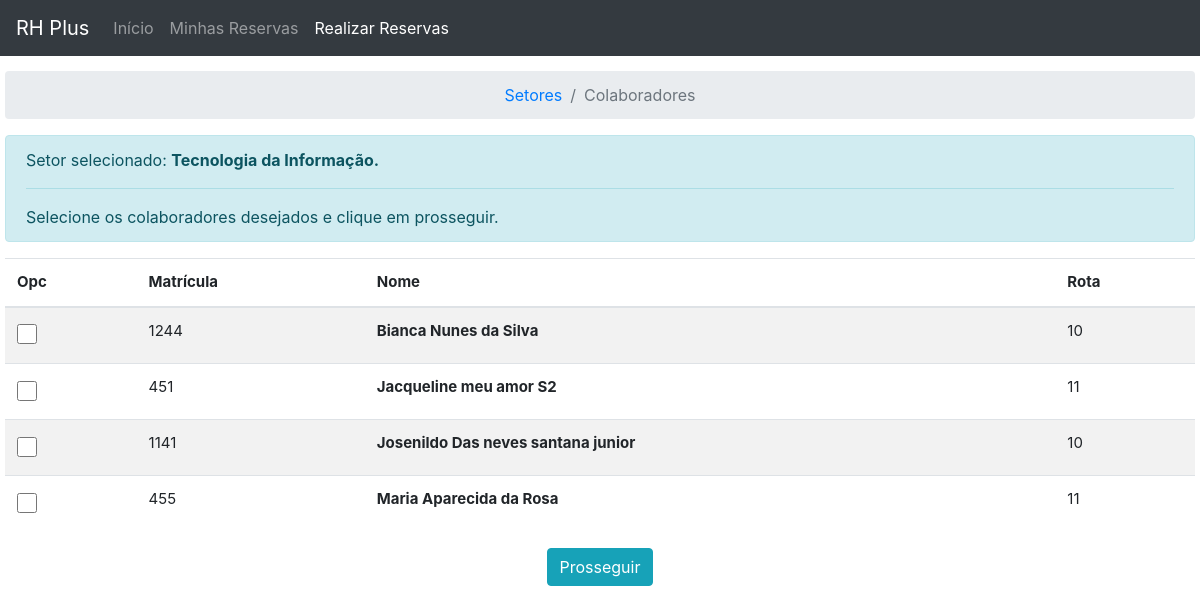
Page /supervisor/sector.php?sector=4 (signed in) on the committed database.
### tables this page shows
CREATE TABLE `setores` (
  `id_setor` int(11) NOT NULL,
  `setor` varchar(50) NOT NULL,
  `id_responsavel` int(11) NOT NULL
);

CREATE TABLE `colaboradores` (
  `id_colaborador` int(11) NOT NULL,
  `nome` varchar(100) NOT NULL,
  `cracha` varchar(10) NOT NULL,
  `cargo` varchar(50) NOT NULL,
  `turno` varchar(1) NOT NULL,
  `hora` varchar(10) NOT NULL,
  `id_setor` int(11) NOT NULL,
  `id_rota` int(5) DEFAULT NULL
);

CREATE TABLE `rotas` (
  `id_rota` int(11) NOT NULL,
  `rota` varchar(5) NOT NULL,
  `capacidade` int(50) NOT NULL,
  `valor` int(11) NOT NULL
);

### supervisor/sector.php (the view, shortened to what this page needs)
<?php
function selectedSector()
{
  $id_sector = htmlspecialchars($_GET["sector"]);
  $conection = conection();
  $sql = "SELECT setor FROM setores WHERE id_setor='$id_sector'";
  $query = mysqli_query($conection, $sql);
  $row = mysqli_fetch_array($query);
  $setor = $row['setor'];
  return $setor;
}
function selectRoute($id_rota)
{
  $conection = conection();
  $sql = "SELECT rota FROM rotas WHERE id_rota = '$id_rota '";
  $query = mysqli_query($conection, $sql);
  $row = mysqli_fetch_array($query);
  $rota = $row['rota'];
  return $rota;
}
function showCollaborator()
{
  $id_sector = htmlspecialchars($_GET["sector"]);
  $conection = conection();
  $sql = "SELECT * FROM colaboradores WHERE id_setor = '$id_sector' ORDER BY nome";
  $query = mysqli_query($conection, $sql);
  while ($row = mysqli_fetch_array($query)) {
    $id_colaborador = $row['id_colaborador'];
    $nome           = $row['nome'];
    $cracha         = $row['cracha'];
    $rota           = selectRoute($row['id_rota']);
    $hora           = $row['hora'];
    echo '
    <tr>
      <th>
        <div class="form-check">
          <input id="' . $id_colaborador . '" value="' . $id_colaborador . '" class="form-check-input position-static checkbox" type="checkbox">
        </div>
      </th>
      <td>' . $cracha . '</td>
      <td><b>' . $nome . '</b></td>
      <td>' . $rota . '</td>
      <td style="display: none" id="' . $id_colaborador . '">' . $hora . '</td>
    </tr>';
  }
}
?>
<!DOCTYPE html>
<html lang="pt_BR">
<head>
  <link rel="stylesheet" href="../css/bootstrap.min.css">
  <link rel="stylesheet" href="../css/supervisor.css">
</head>
<body>
  <nav class="navbar navbar-expand-lg navbar-dark bg-dark barra">
    <a class="navbar-brand" href="index.php">RH Plus</a>
    <div class="collapse navbar-collapse" id="navbarNavAltMarkup">
      <div class="navbar-nav">
        <a class="nav-item nav-link" href="index.php">Início</a>
        <a class="nav-item nav-link" disabled href="myreserve.php">Minhas Reservas</a>
        <a class="nav-item nav-link active" href="#">Realizar Reservas <span class="sr-only">(Página atual)</span></a>
      </div>
    </div>
  </nav>
  <nav aria-label="breadcrumb">
    <ol class="breadcrumb">
      <li class="breadcrumb-item"><a href="index.php">Setores</a></li>
      <li class="breadcrumb-item active" aria-current="page">Colaboradores</li>
    </ol>
  </nav>
  <div class="setores">
    <div class="alert alert-info" role="alert">
      Setor selecionado: <b><?php echo selectedSector(); ?>.</b>
      <hr>
      Selecione os colaboradores desejados e clique em prosseguir.
    </div>
    <table class="table table-striped">
      <thead>
        <tr>
          <th scope="col">Opc</th>
          <th scope="col">Matrícula</th>
          <th scope="col">Nome</th>
          <th scope="col">Rota</th>
        </tr>
      </thead>
      <tbody>
        <?php echo showCollaborator(); ?>
      </tbody>
    </table>
    <div class="button">
      <button id="save" type="button" class="btn btn-info" data-toggle="modal" data-target="#modalExemplo">Prosseguir</button>
    </div>
  </div>
</body>
</html>

### css/supervisor.css (style rules this page uses)
input { margin-right: 5px; }
body { margin: 5px }
nav ol { display: flex; justify-content: center; }
.setores { width: 100%; }
tr { font-size: 15px!important; }
.checkbox { height: 20px; width: 20px; }
.button { display: flex; flex-direction: row; justify-content: space-evenly; }
.barra { margin: -5px; margin-bottom: 15px!important; }

### rows in the picture
setores: setor "Tecnologia da Informação"
colaboradores: cracha "1244", nome "Bianca Nunes da Silva", id_rota.rota "10"
colaboradores: cracha "451", nome "Jacqueline meu amor S2", id_rota.rota "11"
colaboradores: cracha "1141", nome "Josenildo Das neves santana junior", id_rota.rota "10"
colaboradores: cracha "455", nome "Maria Aparecida da Rosa", id_rota.rota "11"
